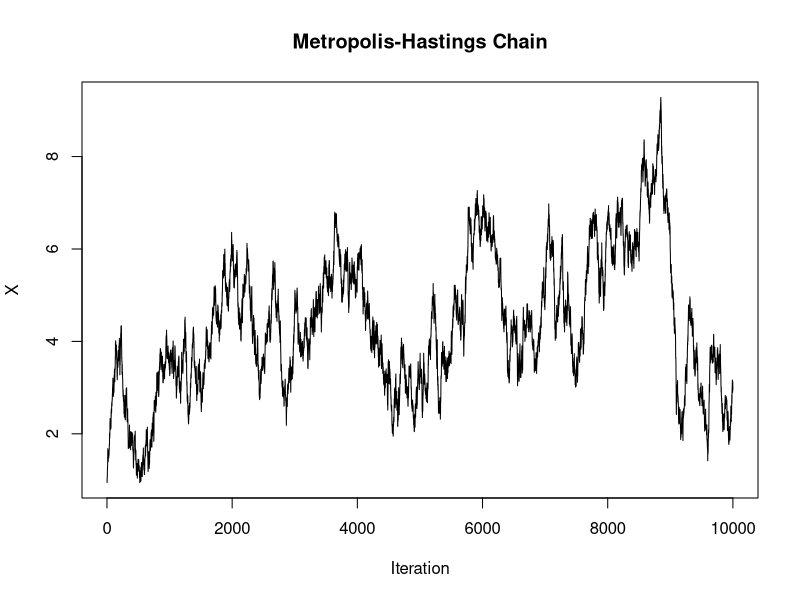
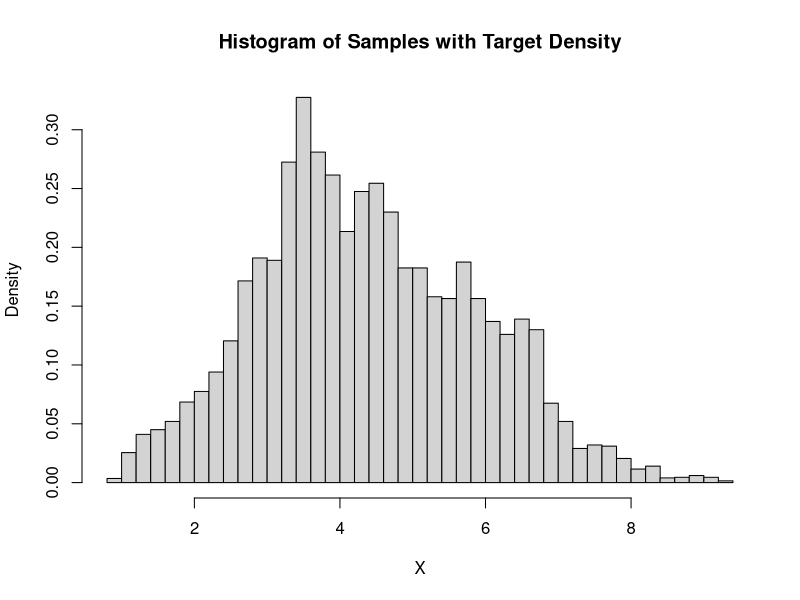
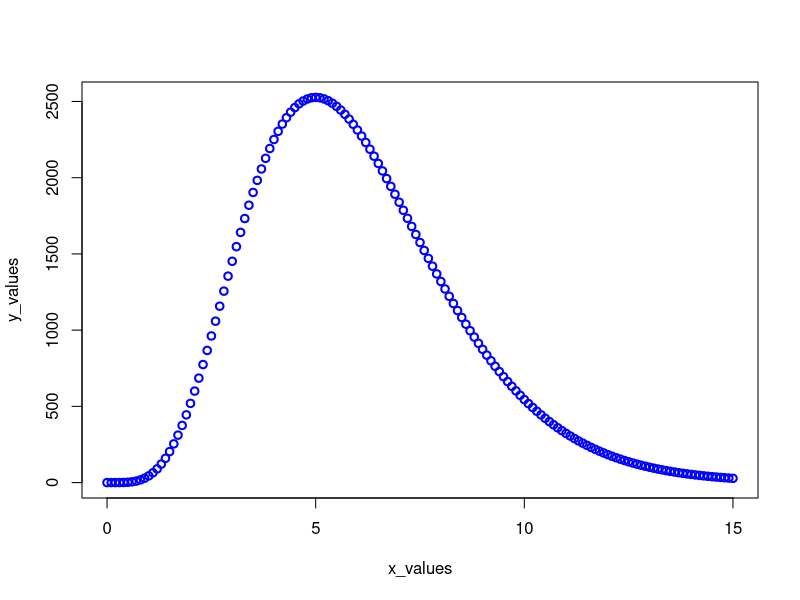
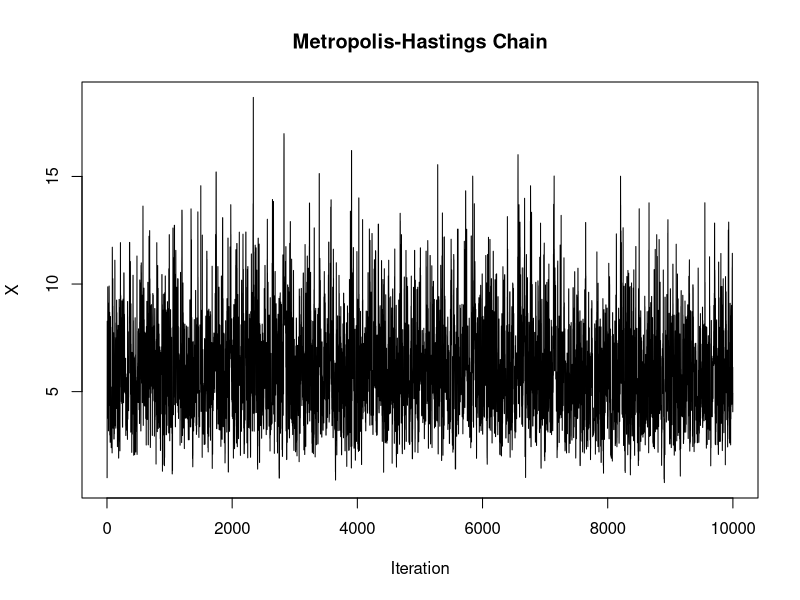
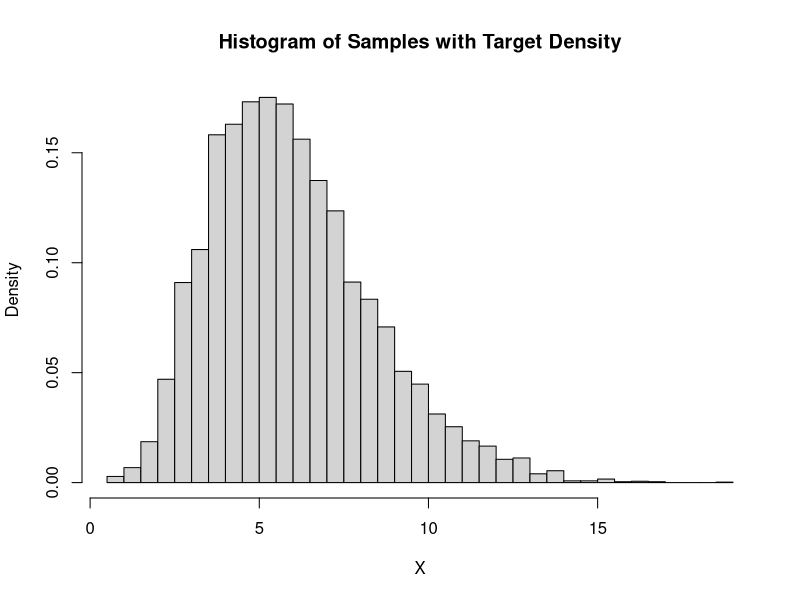
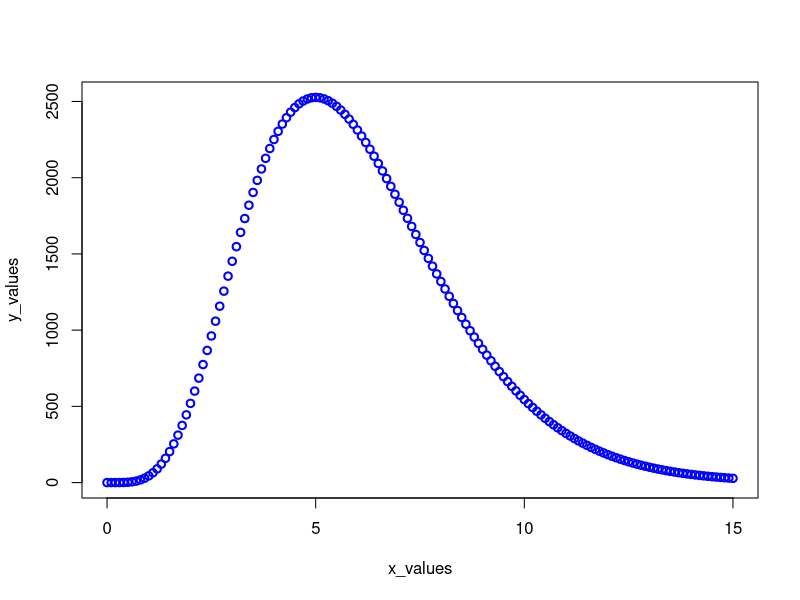
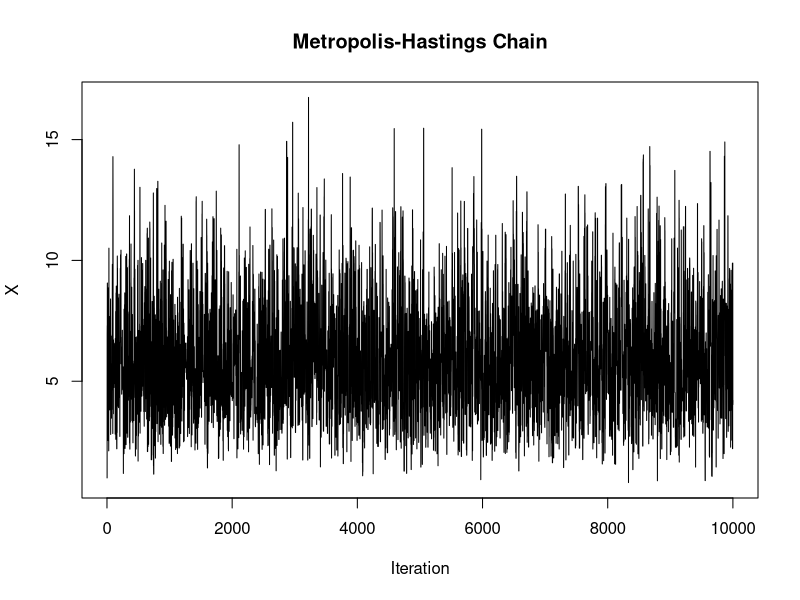
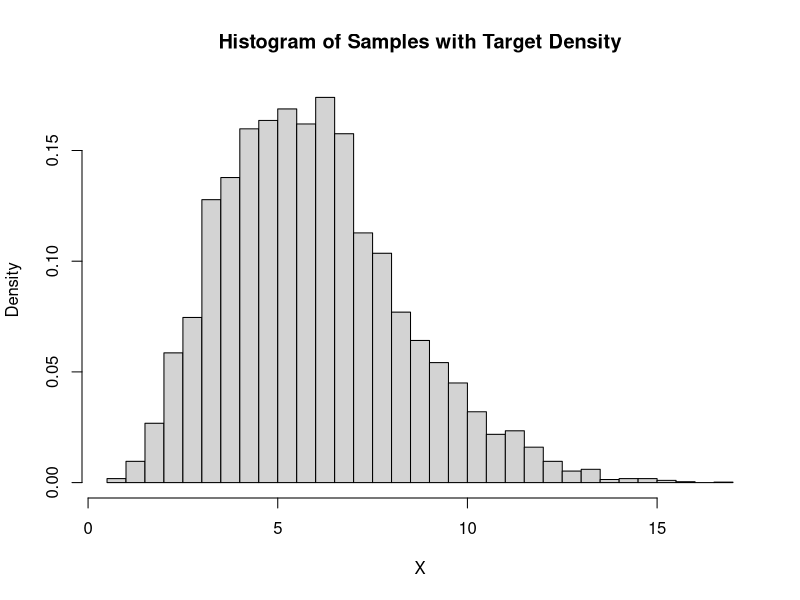

These charts were generated, in order, by the following R code:
## ---- chunk 1
knitr::opts_chunk$set(echo = TRUE)
## ---- chunk 2
prop_dis <- function (xt) {
  return(rnorm(1, xt, 0.1))
}

f <- function(x)
{
  return(120 * x ^ 5 * exp(-x))
}


set.seed(123)
x      <- 1
chain  <- c(x)
acceptance_count <- 0

# generate first five values (change 5 to higher number for longer chain)
for (i in 1:10000)
{
  # generate first one sample from uniform distribution on circle with specific 
  #radius by rejection sampling:
  
  xcand <- prop_dis(x)        # candidate point
  # dnorm as the density of it
  R     <- f(xcand) * dnorm(x, mean = xcand, sd = 0.1) / 
    (f(x) * dnorm(xcand, mean = x, sd = 0.1))  # MH ratio
  
  ap    <- runif(1)
  if (ap < R) {
    x <- xcand
      acceptance_count <- acceptance_count + 1

  }
    
  chain <- rbind(chain, x)
}
head(chain)  # each row is one two-dimensional observation

plot(chain, type = "l", main = "Metropolis-Hastings Chain", xlab = "Iteration", ylab = "X")
# Plot histogram of the samples



## ---- chunk 3

# Plot the histogram of the samples
hist(chain, breaks = 50, main = "Histogram of Samples with Target Density", xlab = "X", probability = TRUE)

# Add the target density function
x_values <- seq(0, 15, by = 0.1)
y_values <- f(x_values)
plot(x_values, y_values, col = "blue", lwd = 2)


# Calculate acceptance rate
acceptance_rate <- acceptance_count / 10000
cat("Acceptance Rate:", acceptance_rate, "\n")

## ---- chunk 4

prop_dis2<- function (x,xt) {
  dchisq(x,df=floor(xt+1))
}

set.seed(123)
x      <- 1
chain2  <- c(x)
acceptance_count <- 0
for (i in 1:10000)
{
  # generate first one sample from uniform distribution on circle with specific 
  #radius by rejection sampling:
  
  xcand <- rchisq(1,floor(x+1))        # candidate point
  # dnorm as the density of it
  R     <- f(xcand) * prop_dis2(x,xcand)/ 
    (f(x) * prop_dis2(xcand,x))  # MH ratio
  
  ap    <- runif(1)
  if (ap < R) {
    x <- xcand
      acceptance_count <- acceptance_count + 1

  }
    chain2 <- rbind(chain2, x)

  }
head(chain2)  # each row is one two-dimensional observation

plot(chain2, type = "l", main = "Metropolis-Hastings Chain", xlab = "Iteration", ylab = "X")

# Plot the histogram of the samples
hist(chain2, breaks = 50, main = "Histogram of Samples with Target Density", xlab = "X", probability = TRUE)
plot(x_values, y_values, col = "blue", lwd = 2)
# Calculate acceptance rate
acceptance_rate <- acceptance_count / 10000
cat("Acceptance Rate:", acceptance_rate, "\n")
## ---- chunk 5
test_deviation = 5
prop_dis3 <- function (xt) {
  return(rnorm(1, xt, test_deviation))
}

f <- function(x)
{
  return(120 * x ^ 5 * exp(-x))
}


set.seed(123)
x      <- 1
chain3  <- c(x)
acceptance_count <- 0

# generate first five values (change 5 to higher number for longer chain)
for (i in 1:10000)
{
  # generate first one sample from uniform distribution on circle with specific radius by rejection sampling:
  
  xcand <- prop_dis3(x)        # candidate point
  # dnorm as the density of it
  R     <- f(xcand) * dnorm(x, mean = xcand, sd = test_deviation) / 
    (f(x) * dnorm(xcand, mean = x, sd = test_deviation))  # MH ratio
  
  ap    <- runif(1)
  if (ap < R) {
    x <- xcand
      acceptance_count <- acceptance_count + 1

  }
    
  chain3 <- rbind(chain3, x)
}
head(chain3,10)  # each row is one two-dimensional observation

plot(chain3, type = "l", main = "Metropolis-Hastings Chain", xlab = "Iteration", ylab = "X")
# Plot histogram of the samples

# Plot the histogram of the samples
hist(chain3, breaks = 50, main = "Histogram of Samples with Target Density", xlab = "X", probability = TRUE)

# Add the target density function
x_values <- seq(0, 15, by = 0.1)
y_values <- f(x_values)
plot(x_values, y_values, col = "blue", lwd = 2)


# Calculate acceptance rate
acceptance_rate <- acceptance_count / 10000
cat("Acceptance Rate:", acceptance_rate, "\n")

## ---- chunk 6

chian1_exp <- mean(chain)
chian2_exp <- mean(chain2)
chian3_exp <- mean(chain3)

cat("E(X) for Chain 1: ", chian1_exp, "\n")
cat("E(X) for Chain 2: ", chian2_exp, "\n")
cat("E(X) for Chain 3: ", chian3_exp, "\n")
## ---- chunk 7
w  <- 1.999
xv <- seq(-1, 1, by=0.01) * 1/sqrt(1-w^2/4)  # a range of x1-values, where the term below the root is non-negative (compare Lecture 4)
plot(xv, xv, type="n", xlab=expression(x[1]), ylab=expression(x[2]), las=1)
# ellipse
lines(xv, -(w/2)*xv-sqrt(1-(1-w^2/4)*xv^2), lwd=2, col=8)
lines(xv, -(w/2)*xv+sqrt(1-(1-w^2/4)*xv^2), lwd=2, col=8)

## ---- chunk 8
get_limits <- function(fixed_val, w, var) {
  a <- 1
  b <- w * fixed_val
  c_val <- fixed_val^2 - 1
  discriminant <- b^2 - 4 * a * c_val
  if (discriminant < 0) return(c(NA, NA))
  sqrt_d <- sqrt(discriminant)
  lower <- (-b - sqrt_d) / (2 * a)
  upper <- (-b + sqrt_d) / (2 * a)
  return(c(lower, upper))

}

gibbs_sample <- function(n, w) {
  samples <- matrix(0, nrow = n, ncol = 2)
  x1 <- 0
  x2 <- 0
  for (i in 1:n) {
    #browser()
    # fix X2 and update X1 | X2
    limits_x1 <- get_limits(x2, w, "x1")
    if (any(is.na(limits_x1))) break
    #sample between the lower and upper limits
    x1 <- runif(1, limits_x1[1], limits_x1[2])
    # fix X2 and update X2 | X1
    limits_x2 <- get_limits(x1, w, "x2")
    if (any(is.na(limits_x2))) break
    x2 <- runif(1, limits_x2[1], limits_x2[2])
    samples[i, ] <- c(x1, x2)
  }
  return(samples)
}
set.seed(123)
samples <- gibbs_sample(1000, 1.999)
plot(samples, pch = 20, col = rgb(0, 0, 1, 0.3), main = "Gibbs Samples")

prob <- mean(samples[,1] > 0)
cat("Estimated P(X1 > 0):", prob)

## ---- chunk 9


gibbs_sample_transformed = function(n,w) {
  samples_u = matrix(0, nrow = n, ncol = 2)
  u1 <- 0
  u2 <- 0
  for (i in 1:n) {
    # fix U2 and update U1 | U2
    u2_current <- u2
    u1_min <- -sqrt((4 - 3.999 * u2_current^2) / 0.001)
    u1_max <- sqrt((4 - 3.999 * u2_current^2) / 0.001)
    u1 <- runif(1, u1_min, u1_max)
    # fix U1 and update U2 | U1
    u1_current <- u1
    u2_min <- -sqrt((4 - 0.001 * u1_current^2) / 3.999)
    u2_max <- sqrt((4 - 0.001 * u1_current^2) / 3.999)
    u2 <- runif(1, u2_min, u2_max)
    samples_u[i, ] <- c(u1, u2)
  }
  return(samples_u)
}

samples_u <- gibbs_sample_transformed(1000, 1.999)
#browser()
samples_x_transformed <- cbind(
  (samples_u[,1] + samples_u[,2]) / 2,
  (samples_u[,2] - samples_u[,1]) / 2
)
plot(samples_x_transformed, pch = 20, col = rgb(0, 0, 1, 0.3), main = "Gibbs Samples")

prob_u <- mean(samples_x_transformed[,1] > 0)
cat("Transformed P(X1 > 0):", prob_u) 
  
